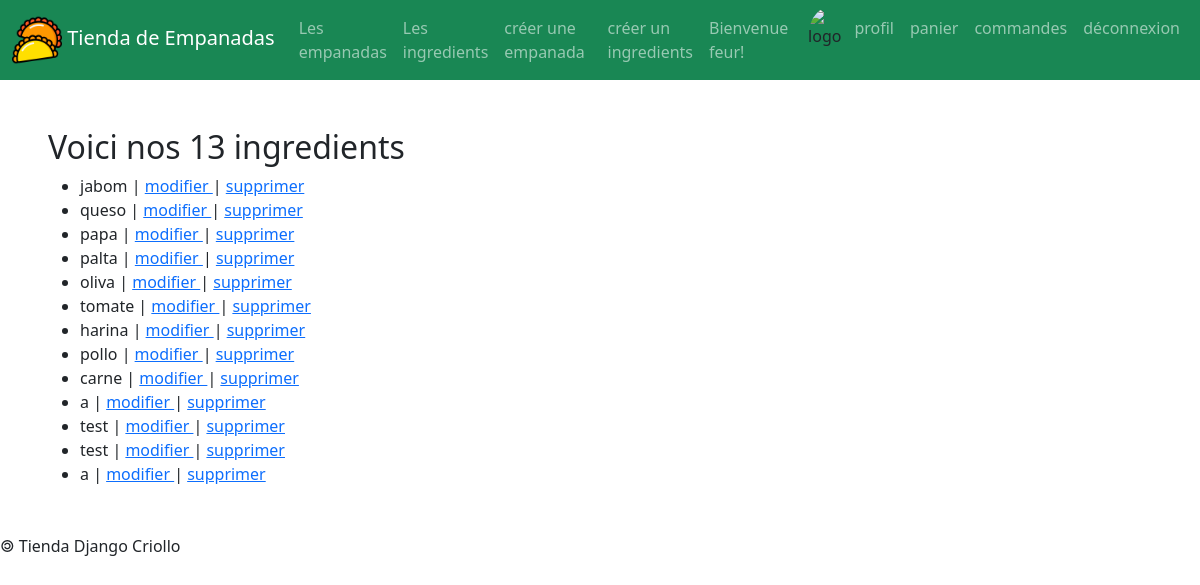
/ingredients/ (signed in), run on the app's committed database.
### empanadas/models.py (models this page shows)
class Ingredient(models.Model):
    idIngredient = models.AutoField( primary_key = True )
    nomIngredient = models.CharField( max_length = 50 )
    def __str__(self) :
        return self.nomIngredient

### empanadas/views.py (the view)
# urls.py: path( 'ingredients/', views.ingredients),
def ingredients(request):
    user = None
    if request.user.is_staff:
        lesIngredients = Ingredient.objects.all()
        user = User.objects.get(id=request.user.id)
        return render(
                request,
                'empanadas/ingredients.html',
                {
                    'ingredients': lesIngredients,
                    'user': user,
                }
        )
    elif request.user.is_authenticated:
        return redirect('/empanadas')
    else:
        return redirect('/login')

### empanadas/templates/empanadas/ingredients.html (shortened to what this page needs)
{% extends 'empanadas/base.html' %}
{% block main %}
<h2> Voici nos {{ingredients|length}} ingredients </h2>
<ul>
	{% for ing in ingredients %}
	<li>
		{{ing}}
		| <a href="/ingredients/{{ing.idIngredient}}/update"> modifier </a>
		| <a href="/ingredients/{{ing.idIngredient}}/delete"> supprimer </a>
	</li>
	{% endfor %}
</ul>
{% endblock %}

### comptes/templates/comptes/menuStaff.html (shortened to what this page needs)
{% load static %}
<nav class="navbar navbar-expand-lg navbar-dark bg-success">
	<div class="container-fluid">
		<a class="navbar-brand" href="/empanadas">
			<img
				src="{% static 'empanadas/img/ico.png' %}"
				alt="logo"
			/>
			Tienda de Empanadas
		</a>
		<div id="navbarText" class="collapse navbar-collapse">
			<ul class="navbar-nav me-auto mb-2 mb-lg-0">
				<li class="nav-item">
					<a
						class="nav-link"
						href="/empanadas"
					>
						Les empanadas
					</a>
				</li>
				<li class="nav-item">
					<a
						class="nav-link"
						href="/ingredients"
					>
						Les ingredients
					</a>
				</li>
				<li class="nav-item">
					<a
						class="nav-link"
						href="/empanadas/add"
					>
						créer une empanada
					</a>
				</li>
				<li class="nav-item">
					<a
						class="nav-link"
						href="/ingredients/add"
					>
						créer un ingredients
					</a>
				</li>
			</ul>
			<ul class="navbar-nav">
				<li class="nav-item d-flex flex-row">
					<span class="nav-link">
						Bienvenue {{user}}!
					</span>
					<img src="{{MEDIA_URL}}{{user.image}}" class="rounded-circle" alt="logo"/>
				</li>
				<li class="nav-item">
					<a class="nav-link" href="/user/update/">
						profil
					</a>
				</li>
				<li class="nav-item">
					<a class="nav-link" href="/cart">
						panier
					</a>
				</li>
				<li class="nav-item">
					<a class="nav-link" href="#">
						commandes
					</a>
				</li>
				<li class="nav-item">
					<a class="nav-link" href="/logout">
						déconnexion
					</a>
				</li>
			</ul>
		</div>
	</div>
</nav>

### empanadas/static/empanadas/css/style.css (style rules this page uses)
body { overflow-x: hidden; }
img[alt="logo"] { width: 50px; }

### data on the page
Ingredient: nomIngredient "jabom"
Ingredient: nomIngredient "queso"
Ingredient: nomIngredient "papa"
Ingredient: nomIngredient "palta"
Ingredient: nomIngredient "oliva"
Ingredient: nomIngredient "tomate"
Ingredient: nomIngredient "harina"
Ingredient: nomIngredient "pollo"
Ingredient: nomIngredient "carne"
Ingredient: nomIngredient "a"
Ingredient: nomIngredient "test"
Ingredient: nomIngredient "test"
Ingredient: nomIngredient "a"

### other printed values
{{ user }} "feur"
{{ ingredients|length }} "13"
